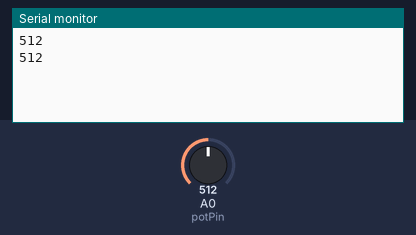
The sketch below on a simulated Arduino Uno, built with avr-gcc and run on an emulated ATmega328P. Shown: the last lines printed to the serial monitor. The inputs (shaded band) are chosen by the test bench; at power-on: A0 (potPin) = 512.

Above: at 2.8 s.
2.9 s: A0 (potPin) set to 716
At 3.7 s:
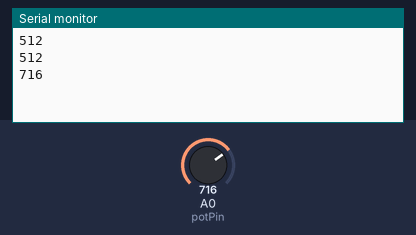
4.4 s: A0 (potPin) set to 900
At 5.8 s:
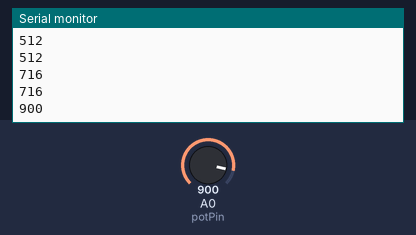
Timing chart, 0 to 7.4 s (numbered marks = the images above; inputs shaded):
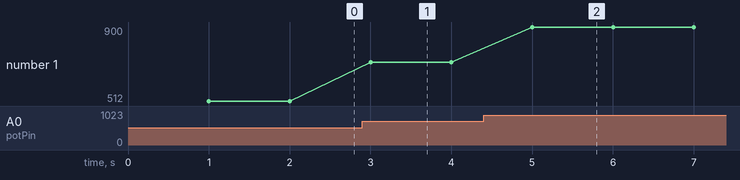

The sketch:

analog_value_reading.ino
```cpp
int potPin = 0;
int val = 0;

void setup() {
  Serial.begin(9600); //set baud rate at 9600 same as Serial Monitor settings
}

void loop() {
  delay(1000);
  val = analogRead(potPin);
  Serial.println(val);
}
```

Measured:
- after the input at 2.9 s, the serial monitor: prints a new line after 0.10 s (image 1)
- after the input at 4.4 s, the serial monitor: prints a new line after 0.60 s (image 2)
- plotted number 1: 512 → 716 after the input at 2.9 s, 716 → 900 after the input at 4.4 s
